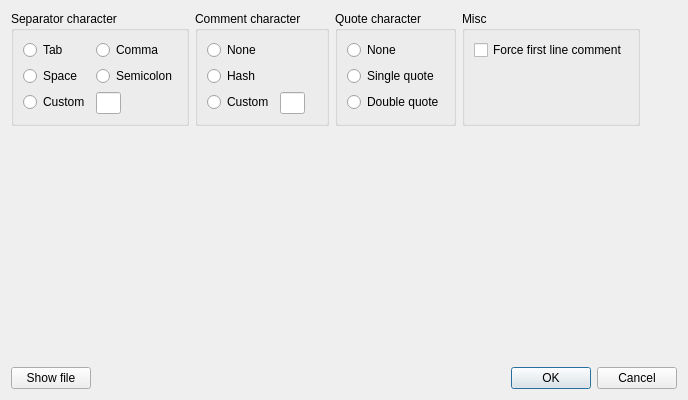
<?xml version="1.0" encoding="UTF-8"?>
<ui version="4.0">
 <class>TextImportPreview</class>
 <widget class="QDialog" name="TextImportPreview">
  <property name="geometry">
   <rect>
    <x>0</x>
    <y>0</y>
    <width>688</width>
    <height>400</height>
   </rect>
  </property>
  <property name="minimumSize">
   <size>
    <width>500</width>
    <height>400</height>
   </size>
  </property>
  <property name="windowTitle">
   <string>Dialog</string>
  </property>
  <layout class="QGridLayout" name="gridLayout">
   <item row="0" column="0">
    <layout class="QHBoxLayout" name="horizontalLayout" stretch="0,0,0,0,0">
     <item>
      <widget class="QGroupBox" name="groupBox">
       <property name="sizePolicy">
        <sizepolicy hsizetype="Preferred" vsizetype="Preferred">
         <horstretch>1</horstretch>
         <verstretch>1</verstretch>
        </sizepolicy>
       </property>
       <property name="title">
        <string>Separator character</string>
       </property>
       <layout class="QFormLayout" name="formLayout">
        <property name="fieldGrowthPolicy">
         <enum>QFormLayout::AllNonFixedFieldsGrow</enum>
        </property>
        <item row="0" column="0">
         <widget class="QRadioButton" name="sep_tab">
          <property name="text">
           <string>Tab</string>
          </property>
         </widget>
        </item>
        <item row="0" column="1">
         <widget class="QRadioButton" name="sep_comma">
          <property name="text">
           <string>Comma</string>
          </property>
         </widget>
        </item>
        <item row="1" column="0">
         <widget class="QRadioButton" name="sep_space">
          <property name="text">
           <string>Space</string>
          </property>
         </widget>
        </item>
        <item row="1" column="1">
         <widget class="QRadioButton" name="sep_semicolon">
          <property name="text">
           <string>Semicolon</string>
          </property>
         </widget>
        </item>
        <item row="2" column="0">
         <widget class="QRadioButton" name="sep_custom">
          <property name="text">
           <string>Custom</string>
          </property>
         </widget>
        </item>
        <item row="2" column="1">
         <widget class="QLineEdit" name="separator">
          <property name="maximumSize">
           <size>
            <width>25</width>
            <height>16777215</height>
           </size>
          </property>
          <property name="maxLength">
           <number>1</number>
          </property>
         </widget>
        </item>
       </layout>
      </widget>
     </item>
     <item>
      <widget class="QGroupBox" name="groupBox_2">
       <property name="sizePolicy">
        <sizepolicy hsizetype="Preferred" vsizetype="Preferred">
         <horstretch>1</horstretch>
         <verstretch>1</verstretch>
        </sizepolicy>
       </property>
       <property name="title">
        <string>Comment character</string>
       </property>
       <property name="alignment">
        <set>Qt::AlignLeading|Qt::AlignLeft|Qt::AlignTop</set>
       </property>
       <layout class="QFormLayout" name="formLayout_2">
        <property name="fieldGrowthPolicy">
         <enum>QFormLayout::AllNonFixedFieldsGrow</enum>
        </property>
        <item row="0" column="0">
         <widget class="QRadioButton" name="com_none">
          <property name="text">
           <string>None</string>
          </property>
         </widget>
        </item>
        <item row="1" column="0">
         <widget class="QRadioButton" name="com_hash">
          <property name="text">
           <string>Hash</string>
          </property>
         </widget>
        </item>
        <item row="2" column="0">
         <widget class="QRadioButton" name="com_custom">
          <property name="text">
           <string>Custom</string>
          </property>
         </widget>
        </item>
        <item row="2" column="1">
         <widget class="QLineEdit" name="comment">
          <property name="maximumSize">
           <size>
            <width>25</width>
            <height>16777215</height>
           </size>
          </property>
          <property name="maxLength">
           <number>1</number>
          </property>
         </widget>
        </item>
       </layout>
      </widget>
     </item>
     <item>
      <widget class="QGroupBox" name="groupBox_4">
       <property name="title">
        <string>Quote character</string>
       </property>
       <property name="alignment">
        <set>Qt::AlignLeading|Qt::AlignLeft|Qt::AlignTop</set>
       </property>
       <layout class="QFormLayout" name="formLayout_4">
        <item row="0" column="0">
         <widget class="QRadioButton" name="quote_none">
          <property name="text">
           <string>None</string>
          </property>
         </widget>
        </item>
        <item row="1" column="0">
         <widget class="QRadioButton" name="quote_single">
          <property name="text">
           <string>Single quote</string>
          </property>
         </widget>
        </item>
        <item row="2" column="0">
         <widget class="QRadioButton" name="quote_double">
          <property name="text">
           <string>Double quote</string>
          </property>
         </widget>
        </item>
       </layout>
      </widget>
     </item>
     <item>
      <widget class="QGroupBox" name="groupBox_3">
       <property name="title">
        <string>Misc</string>
       </property>
       <property name="alignment">
        <set>Qt::AlignLeading|Qt::AlignLeft|Qt::AlignTop</set>
       </property>
       <property name="flat">
        <bool>false</bool>
       </property>
       <property name="checkable">
        <bool>false</bool>
       </property>
       <layout class="QFormLayout" name="formLayout_3">
        <property name="fieldGrowthPolicy">
         <enum>QFormLayout::AllNonFixedFieldsGrow</enum>
        </property>
        <item row="0" column="0">
         <widget class="QCheckBox" name="first_line_is_comment">
          <property name="text">
           <string>Force first line comment</string>
          </property>
         </widget>
        </item>
       </layout>
      </widget>
     </item>
     <item>
      <spacer name="horizontalSpacer">
       <property name="orientation">
        <enum>Qt::Horizontal</enum>
       </property>
       <property name="sizeHint" stdset="0">
        <size>
         <width>50</width>
         <height>88</height>
        </size>
       </property>
      </spacer>
     </item>
    </layout>
   </item>
   <item row="1" column="0">
    <widget class="QLabel" name="error_message">
     <property name="font">
      <font>
       <weight>50</weight>
       <italic>false</italic>
       <bold>false</bold>
      </font>
     </property>
     <property name="text">
      <string/>
     </property>
     <property name="wordWrap">
      <bool>true</bool>
     </property>
    </widget>
   </item>
   <item row="2" column="0">
    <widget class="QWidget" name="gridWidget" native="true">
     <property name="sizePolicy">
      <sizepolicy hsizetype="MinimumExpanding" vsizetype="MinimumExpanding">
       <horstretch>0</horstretch>
       <verstretch>0</verstretch>
      </sizepolicy>
     </property>
     <layout class="QHBoxLayout" name="horizontalLayout_3">
      <property name="spacing">
       <number>0</number>
      </property>
      <property name="margin">
       <number>0</number>
      </property>
     </layout>
    </widget>
   </item>
   <item row="3" column="0">
    <layout class="QHBoxLayout" name="horizontalLayout_2">
     <item>
      <widget class="QPushButton" name="show_file">
       <property name="text">
        <string>Show file</string>
       </property>
      </widget>
     </item>
     <item>
      <spacer name="horizontalSpacer_2">
       <property name="orientation">
        <enum>Qt::Horizontal</enum>
       </property>
       <property name="sizeHint" stdset="0">
        <size>
         <width>40</width>
         <height>20</height>
        </size>
       </property>
      </spacer>
     </item>
     <item>
      <widget class="QDialogButtonBox" name="buttonBox">
       <property name="sizePolicy">
        <sizepolicy hsizetype="Fixed" vsizetype="Preferred">
         <horstretch>0</horstretch>
         <verstretch>0</verstretch>
        </sizepolicy>
       </property>
       <property name="orientation">
        <enum>Qt::Horizontal</enum>
       </property>
       <property name="standardButtons">
        <set>QDialogButtonBox::Cancel|QDialogButtonBox::Ok</set>
       </property>
      </widget>
     </item>
    </layout>
   </item>
  </layout>
 </widget>
 <tabstops>
  <tabstop>sep_tab</tabstop>
  <tabstop>sep_comma</tabstop>
  <tabstop>sep_space</tabstop>
  <tabstop>sep_semicolon</tabstop>
  <tabstop>sep_custom</tabstop>
  <tabstop>separator</tabstop>
  <tabstop>com_none</tabstop>
  <tabstop>com_hash</tabstop>
  <tabstop>com_custom</tabstop>
  <tabstop>comment</tabstop>
  <tabstop>first_line_is_comment</tabstop>
  <tabstop>show_file</tabstop>
  <tabstop>buttonBox</tabstop>
 </tabstops>
 <resources/>
 <connections>
  <connection>
   <sender>buttonBox</sender>
   <signal>accepted()</signal>
   <receiver>TextImportPreview</receiver>
   <slot>accept()</slot>
   <hints>
    <hint type="sourcelabel">
     <x>423</x>
     <y>192</y>
    </hint>
    <hint type="destinationlabel">
     <x>157</x>
     <y>274</y>
    </hint>
   </hints>
  </connection>
  <connection>
   <sender>buttonBox</sender>
   <signal>rejected()</signal>
   <receiver>TextImportPreview</receiver>
   <slot>reject()</slot>
   <hints>
    <hint type="sourcelabel">
     <x>449</x>
     <y>192</y>
    </hint>
    <hint type="destinationlabel">
     <x>286</x>
     <y>274</y>
    </hint>
   </hints>
  </connection>
 </connections>
</ui>
